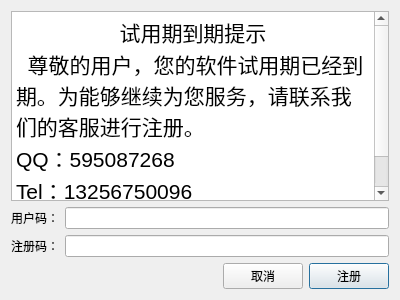
<?xml version="1.0" encoding="UTF-8"?>
<ui version="4.0">
 <class>RegisterDialog</class>
 <widget class="QDialog" name="RegisterDialog">
  <property name="geometry">
   <rect>
    <x>0</x>
    <y>0</y>
    <width>400</width>
    <height>300</height>
   </rect>
  </property>
  <property name="windowTitle">
   <string>注册</string>
  </property>
  <layout class="QVBoxLayout" name="verticalLayout">
   <item>
    <widget class="QTextBrowser" name="textBrowser">
     <property name="html">
      <string>&lt;!DOCTYPE HTML PUBLIC &quot;-//W3C//DTD HTML 4.0//EN&quot; &quot;http://www.w3.org/TR/REC-html40/strict.dtd&quot;&gt;
&lt;html&gt;&lt;head&gt;&lt;meta name=&quot;qrichtext&quot; content=&quot;1&quot; /&gt;&lt;style type=&quot;text/css&quot;&gt;
p, li { white-space: pre-wrap; }
&lt;/style&gt;&lt;/head&gt;&lt;body style=&quot; font-family:'SimSun'; font-size:9pt; font-weight:400; font-style:normal;&quot;&gt;
&lt;p align=&quot;center&quot; style=&quot; margin-top:0px; margin-bottom:0px; margin-left:0px; margin-right:0px; -qt-block-indent:0; text-indent:0px;&quot;&gt;&lt;span style=&quot; font-size:16pt;&quot;&gt;试用期到期提示&lt;/span&gt;&lt;/p&gt;
&lt;p style=&quot; margin-top:0px; margin-bottom:0px; margin-left:0px; margin-right:0px; -qt-block-indent:0; text-indent:0px;&quot;&gt;&lt;span style=&quot; font-size:16pt;&quot;&gt;  尊敬的用户，您的软件试用期已经到期。为能够继续为您服务，请联系我们的客服进行注册。&lt;/span&gt;&lt;/p&gt;
&lt;p style=&quot; margin-top:0px; margin-bottom:0px; margin-left:0px; margin-right:0px; -qt-block-indent:0; text-indent:0px;&quot;&gt;&lt;span style=&quot; font-size:16pt;&quot;&gt;QQ：595087268&lt;/span&gt;&lt;/p&gt;
&lt;p style=&quot; margin-top:0px; margin-bottom:0px; margin-left:0px; margin-right:0px; -qt-block-indent:0; text-indent:0px;&quot;&gt;&lt;span style=&quot; font-size:16pt;&quot;&gt;Tel：13256750096&lt;/span&gt;&lt;/p&gt;
&lt;p style=&quot; margin-top:0px; margin-bottom:0px; margin-left:0px; margin-right:0px; -qt-block-indent:0; text-indent:0px;&quot;&gt;&lt;span style=&quot; font-size:16pt;&quot;&gt;                         谢谢&lt;/span&gt;&lt;/p&gt;&lt;/body&gt;&lt;/html&gt;</string>
     </property>
     <property name="placeholderText">
      <string/>
     </property>
    </widget>
   </item>
   <item>
    <layout class="QHBoxLayout" name="horizontalLayout">
     <item>
      <widget class="QLabel" name="label_userCode">
       <property name="text">
        <string>用户码：</string>
       </property>
      </widget>
     </item>
     <item>
      <widget class="QLineEdit" name="lineEdit_UserCode">
       <property name="readOnly">
        <bool>true</bool>
       </property>
      </widget>
     </item>
    </layout>
   </item>
   <item>
    <layout class="QHBoxLayout" name="horizontalLayout_2">
     <item>
      <widget class="QLabel" name="label_2">
       <property name="text">
        <string>注册码：</string>
       </property>
      </widget>
     </item>
     <item>
      <widget class="QLineEdit" name="lineEdit_registerCode"/>
     </item>
    </layout>
   </item>
   <item>
    <layout class="QHBoxLayout" name="horizontalLayout_3">
     <item>
      <spacer name="horizontalSpacer">
       <property name="orientation">
        <enum>Qt::Horizontal</enum>
       </property>
       <property name="sizeHint" stdset="0">
        <size>
         <width>40</width>
         <height>20</height>
        </size>
       </property>
      </spacer>
     </item>
     <item>
      <widget class="QPushButton" name="pushButton_cancel">
       <property name="text">
        <string>取消</string>
       </property>
      </widget>
     </item>
     <item>
      <widget class="QPushButton" name="pushButton_register">
       <property name="text">
        <string>注册</string>
       </property>
       <property name="default">
        <bool>true</bool>
       </property>
      </widget>
     </item>
    </layout>
   </item>
  </layout>
 </widget>
 <resources/>
 <connections/>
</ui>
